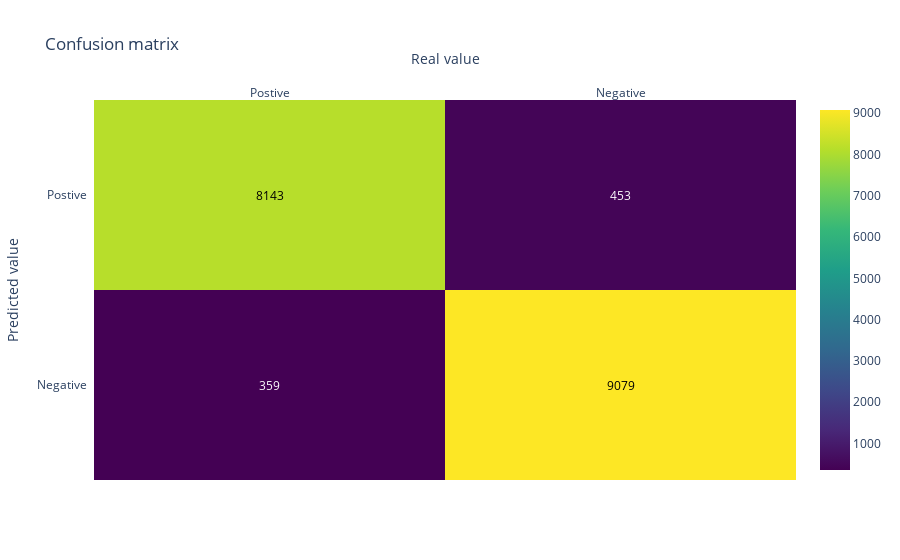

Notebook code for this chart:
### Code cell
print(metrics.accuracy_score(y_test,pred_value_lr))
conf_matrix(metrics.confusion_matrix(y_test, pred_value_lr))

### Figure 1 — Plotly figure (JSON) as saved in the notebook; plotly's stock layout.template omitted (floating-point values rounded to 4 significant figures)
{"data": [{"colorscale": [[0, "#440154"], [0.1111, "#482878"], [0.2222, "#3e4989"], [0.3333, "#31688e"], [0.4444, "#26828e"], [0.5556, "#1f9e89"], [0.6667, "#35b779"], [0.7778, "#6ece58"], [0.8889, "#b5de2b"], [1, "#fde725"]], "reversescale": false, "showscale": true, "type": "heatmap", "x": ["Postive", "Negative"], "y": ["Negative", "Postive"], "z": [[359, 9079], [8143, 453]]}], "layout": {"annotations": [{"font": {"color": "#FFFFFF"}, "showarrow": false, "text": "359", "x": "Postive", "xref": "x", "y": "Negative", "yref": "y"}, {"font": {"color": "#000000"}, "showarrow": false, "text": "9079", "x": "Negative", "xref": "x", "y": "Negative", "yref": "y"}, {"font": {"color": "#000000"}, "showarrow": false, "text": "8143", "x": "Postive", "xref": "x", "y": "Postive", "yref": "y"}, {"font": {"color": "#FFFFFF"}, "showarrow": false, "text": "453", "x": "Negative", "xref": "x", "y": "Postive", "yref": "y"}], "title": {"text": "Confusion matrix"}, "xaxis": {"dtick": 1, "gridcolor": "rgb(0, 0, 0)", "side": "top", "ticks": "", "title": {"text": "Real value"}}, "yaxis": {"dtick": 1, "ticks": "", "ticksuffix": "  ", "title": {"text": "Predicted value"}}}}
